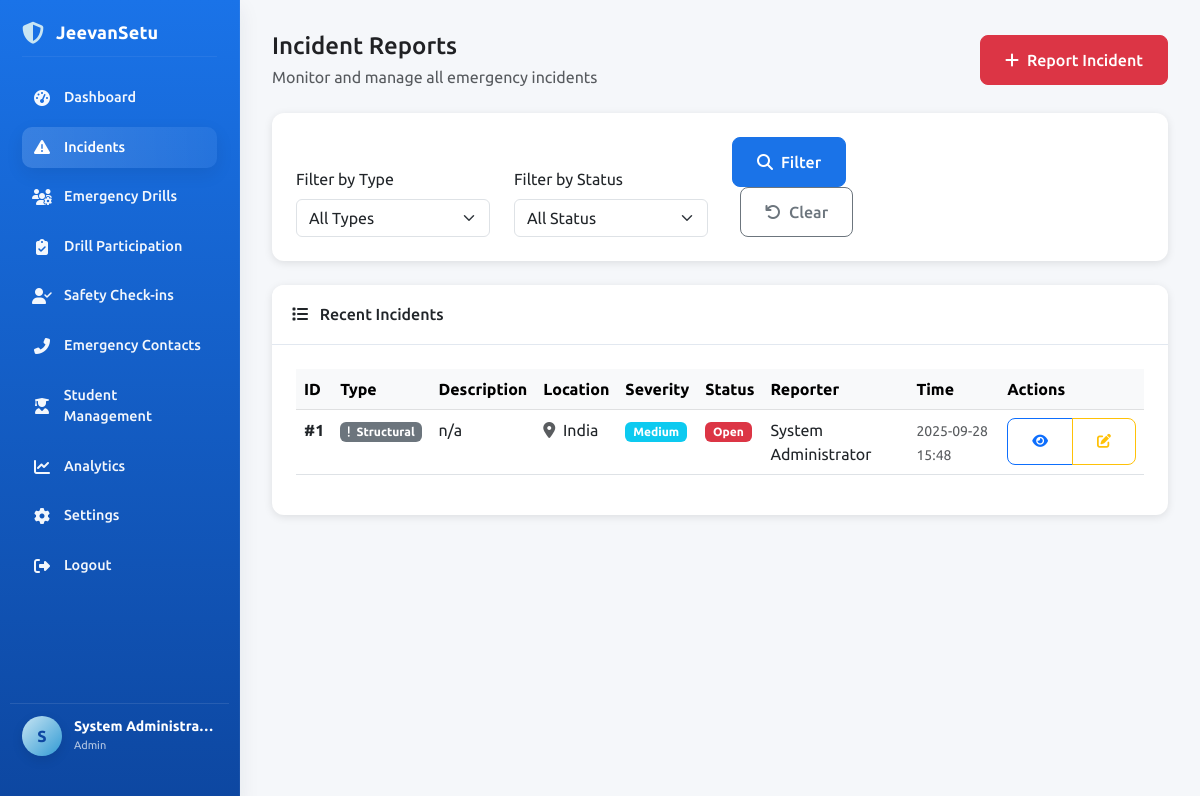
The app's page /incidents (signed in) with its own data.
### app.py (models this page shows)
class User(db.Model):
    id = db.Column(db.Integer, primary_key=True)
    name = db.Column(db.String(100), nullable=False)
    email = db.Column(db.String(120), unique=True, nullable=False)
    password_hash = db.Column(db.String(128))
    role = db.Column(db.String(20), nullable=False)  # admin, spoc, responder, student
    created_at = db.Column(db.DateTime, default=datetime.utcnow)

class Incident(db.Model):
    id = db.Column(db.Integer, primary_key=True)
    reporter_id = db.Column(db.Integer, db.ForeignKey('user.id'), nullable=False)
    type = db.Column(db.String(50), nullable=False)  # fire, flood, earthquake, trapped, other
    description = db.Column(db.Text)
    location = db.Column(db.String(200))
    latitude = db.Column(db.Float)
    longitude = db.Column(db.Float)
    building_id = db.Column(db.String(50))
    status = db.Column(db.String(20), default='open')  # open, acknowledged, assigned, resolved, false_alarm
    severity = db.Column(db.String(10), default='medium')  # low, medium, high, critical
    assigned_to = db.Column(db.Integer, db.ForeignKey('user.id'))
    created_at = db.Column(db.DateTime, default=datetime.utcnow)
    updated_at = db.Column(db.DateTime, default=datetime.utcnow, onupdate=datetime.utcnow)
    reporter = db.relationship('User', foreign_keys=[reporter_id], backref='reported_incidents')
    responder = db.relationship('User', foreign_keys=[assigned_to], backref='assigned_incidents')

### app.py (the view)
@app.route('/incidents')
@login_required
def incidents():
    page = request.args.get('page', 1, type=int)
    incident_type = request.args.get('type', '')
    status = request.args.get('status', '')
    query = Incident.query
    if incident_type:
        query = query.filter_by(type=incident_type)
    if status:
        query = query.filter_by(status=status)
    incidents = query.order_by(Incident.created_at.desc()).paginate(
        page=page, per_page=10, error_out=False)
    return render_template('incidents_new.html', incidents=incidents)

### templates/incidents_new.html (shortened to what this page needs)
{% extends "base_new.html" %}
{% block content %}
<div class="row mb-4">
    <div class="col-12">
        <div class="d-flex justify-content-between align-items-center">
            <div>
                <h4 class="mb-1">Incident Reports</h4>
                <p class="text-muted mb-0">Monitor and manage all emergency incidents</p>
            </div>
            <a href="{{ url_for('create_incident') }}" class="btn btn-danger">
                <i class="fas fa-plus me-2"></i>Report Incident
            </a>
        </div>
    </div>
</div>
<div class="row mb-4">
    <div class="col-12">
        <div class="card">
            <div class="card-body">
                <form method="GET" class="row align-items-end">
                    <div class="col-md-3">
                        <label class="form-label">Filter by Type</label>
                        <select name="type" class="form-select">
                            <option value="">All Types</option>
                        </select>
                    </div>
                    <div class="col-md-3">
                        <label class="form-label">Filter by Status</label>
                        <select name="status" class="form-select">
                            <option value="">All Status</option>
                        </select>
                    </div>
                    <div class="col-md-3">
                        <button type="submit" class="btn btn-primary">
                            <i class="fas fa-search me-2"></i>Filter
                        </button>
                        <a href="{{ url_for('incidents') }}" class="btn btn-outline-secondary ms-2">
                            <i class="fas fa-undo me-2"></i>Clear
                        </a>
                    </div>
                </form>
            </div>
        </div>
    </div>
</div>
<div class="row">
    <div class="col-12">
        <div class="card">
            <div class="card-header">
                <h6 class="mb-0">
                    <i class="fas fa-list me-2"></i>
                    Recent Incidents
                </h6>
            </div>
            <div class="card-body">
                {% if incidents.items %}
                <div class="table-responsive">
                    <table class="table table-hover">
                        <thead class="table-light">
                            <tr>
                                <th>ID</th>
                                <th>Type</th>
                                <th>Description</th>
                                <th>Location</th>
                                <th>Severity</th>
                                <th>Status</th>
                                <th>Reporter</th>
                                <th>Time</th>
                                <th>Actions</th>
                            </tr>
                        </thead>
                        <tbody>
                            {% for incident in incidents.items %}
                            <tr>
                                <td><strong>#{{ incident.id }}</strong></td>
                                <td>
                                    <span class="badge bg-{% if incident.type == 'fire' %}danger{% elif incident.type == 'flood' %}info{% elif incident.type == 'earthquake' %}warning{% elif incident.type == 'medical' %}success{% else %}secondary{% endif %}">
                                        {{ incident.type.title() }}
                                    </span>
                                </td>
                                <td>
                                    <div style="max-width: 200px; overflow: hidden; text-overflow: ellipsis; white-space: nowrap;">
                                        {{ incident.description }}
                                    </div>
                                </td>
                                <td>
                                    <i class="fas fa-map-marker-alt text-muted me-1"></i>
                                    {{ incident.location }}
                                </td>
                                <td>
                                    <span class="badge bg-{% if incident.severity == 'critical' %}danger{% elif incident.severity == 'high' %}warning{% elif incident.severity == 'medium' %}info{% else %}success{% endif %}">
                                        {{ incident.severity.title() }}
                                    </span>
                                </td>
                                <td>
                                    <span class="badge bg-{% if incident.status == 'resolved' %}success{% elif incident.status == 'assigned' %}warning{% elif incident.status == 'acknowledged' %}info{% else %}danger{% endif %}">
                                        {{ incident.status.title() }}
                                    </span>
                                </td>
                                <td>
                                    {{ incident.reporter.name if incident.reporter else 'Unknown' }}
                                </td>
                                <td>
                                    <small class="text-muted">
                                        {{ incident.created_at.strftime('%Y-%m-%d %H:%M') }}
                                    </small>
                                </td>
                                <td>
                                    <div class="btn-group btn-group-sm">
                                        <a href="{{ url_for('incident_detail', id=incident.id) }}" class="btn btn-outline-primary" title="View Details">
                                            <i class="fas fa-eye"></i>
                                        </a>
                                        {% if session.get('user_role') == 'admin' %}
                                        <button class="btn btn-outline-warning" onclick="updateIncident({{ incident.id }})" title="Update Status">
                                            <i class="fas fa-edit"></i>
                                        </button>
                                        {% endif %}
                                    </div>
                                </td>
                            </tr>
                            {% endfor %}
                        </tbody>
                    </table>
                </div>
                {% endif %}
            </div>
        </div>
    </div>
</div>
{% endblock %}

### templates/base_new.html (shortened to what this page needs)
<!DOCTYPE html>
<html lang="en">
<head>
    <link href="https://cdn.jsdelivr.net/npm/bootstrap@5.3.0/dist/css/bootstrap.min.css" rel="stylesheet">
    <link rel="stylesheet" href="https://cdnjs.cloudflare.com/ajax/libs/font-awesome/6.4.0/css/all.min.css">
</head>
<body>
    <nav class="sidebar" id="sidebar">
        <div class="sidebar-brand">
            <i class="fas fa-shield-alt"></i>
            <h4>JeevanSetu</h4>
        </div>
        <ul class="sidebar-nav">
            <li class="nav-item">
                <a href="{{ url_for('dashboard') }}" class="nav-link {% if request.endpoint == 'dashboard' %}active{% endif %}">
                    <i class="fas fa-tachometer-alt"></i>
                    <span>Dashboard</span>
                </a>
            </li>
            <li class="nav-item">
                <a href="{{ url_for('incidents') }}" class="nav-link {% if request.endpoint in ['incidents', 'create_incident'] %}active{% endif %}">
                    <i class="fas fa-exclamation-triangle"></i>
                    <span>Incidents</span>
                </a>
            </li>
            <li class="nav-item">
                <a href="{{ url_for('drills') }}" class="nav-link {% if request.endpoint in ['drills', 'create_drill'] %}active{% endif %}">
                    <i class="fas fa-users-cog"></i>
                    <span>Emergency Drills</span>
                </a>
            </li>
            {% if session.get('user_role') in ['admin', 'spoc'] %}
            <li class="nav-item">
                <a href="{{ url_for('drill_participation') }}" class="nav-link {% if request.endpoint == 'drill_participation' %}active{% endif %}">
                    <i class="fas fa-clipboard-check"></i>
                    <span>Drill Participation</span>
                </a>
            </li>
            {% endif %}
            <li class="nav-item">
                <a href="{{ url_for('attendance') }}" class="nav-link {% if request.endpoint == 'attendance' %}active{% endif %}">
                    <i class="fas fa-user-check"></i>
                    <span>Safety Check-ins</span>
                </a>
            </li>
            <li class="nav-item">
                <a href="{{ url_for('emergency_contacts') }}" class="nav-link {% if request.endpoint in ['emergency_contacts', 'create_contact'] %}active{% endif %}">
                    <i class="fas fa-phone-alt"></i>
                    <span>Emergency Contacts</span>
                </a>
            </li>
            {% if session.get('user_role') in ['admin', 'spoc'] %}
            <li class="nav-item">
                <a href="{{ url_for('students') }}" class="nav-link {% if request.endpoint in ['students', 'add_student'] %}active{% endif %}">
                    <i class="fas fa-user-graduate"></i>
                    <span>Student Management</span>
                </a>
            </li>
            {% endif %}
            {% if session.get('user_role') == 'admin' %}
            <li class="nav-item">
                <a href="{{ url_for('analytics') }}" class="nav-link {% if request.endpoint == 'analytics' %}active{% endif %}">
                    <i class="fas fa-chart-line"></i>
                    <span>Analytics</span>
                </a>
            </li>
            {% endif %}
            <li class="nav-item">
                <a href="{{ url_for('settings') }}" class="nav-link {% if request.endpoint == 'settings' %}active{% endif %}">
                    <i class="fas fa-cog"></i>
                    <span>Settings</span>
                </a>
            </li>
            <li class="nav-item">
                <a href="{{ url_for('logout') }}" class="nav-link">
                    <i class="fas fa-sign-out-alt"></i>
                    <span>Logout</span>
                </a>
            </li>
        </ul>
        <div class="sidebar-user-profile">
            <div class="user-avatar" id="userAvatar">{{ session.get('user_name', 'Admin')[0].upper() }}</div>
            <div class="user-info">
                <h4 id="sidebarUserName">{{ session.get('user_name', 'Administrator') }}</h4>
                <p>{{ session.get('user_role', 'Administrator').title() }}</p>
            </div>
        </div>
    </nav>
    <main class="main-content">
        <div class="content-wrapper">
            {% block content %}{% endblock %}
        </div>
    </main>
</body>
</html>

### records on screen
User: get "Admin"
Incident: id "1", type "Structural", description "n/a", location "India", severity "Medium", status "Open", reporter "System Administrator", created_at "2025-09-28 15:48"

### other values on screen
{{ session.get('user_name', 'Admin')[0].upper() }} "S"
{{ session.get('user_name', 'Administrator') }} "System Administra…"
